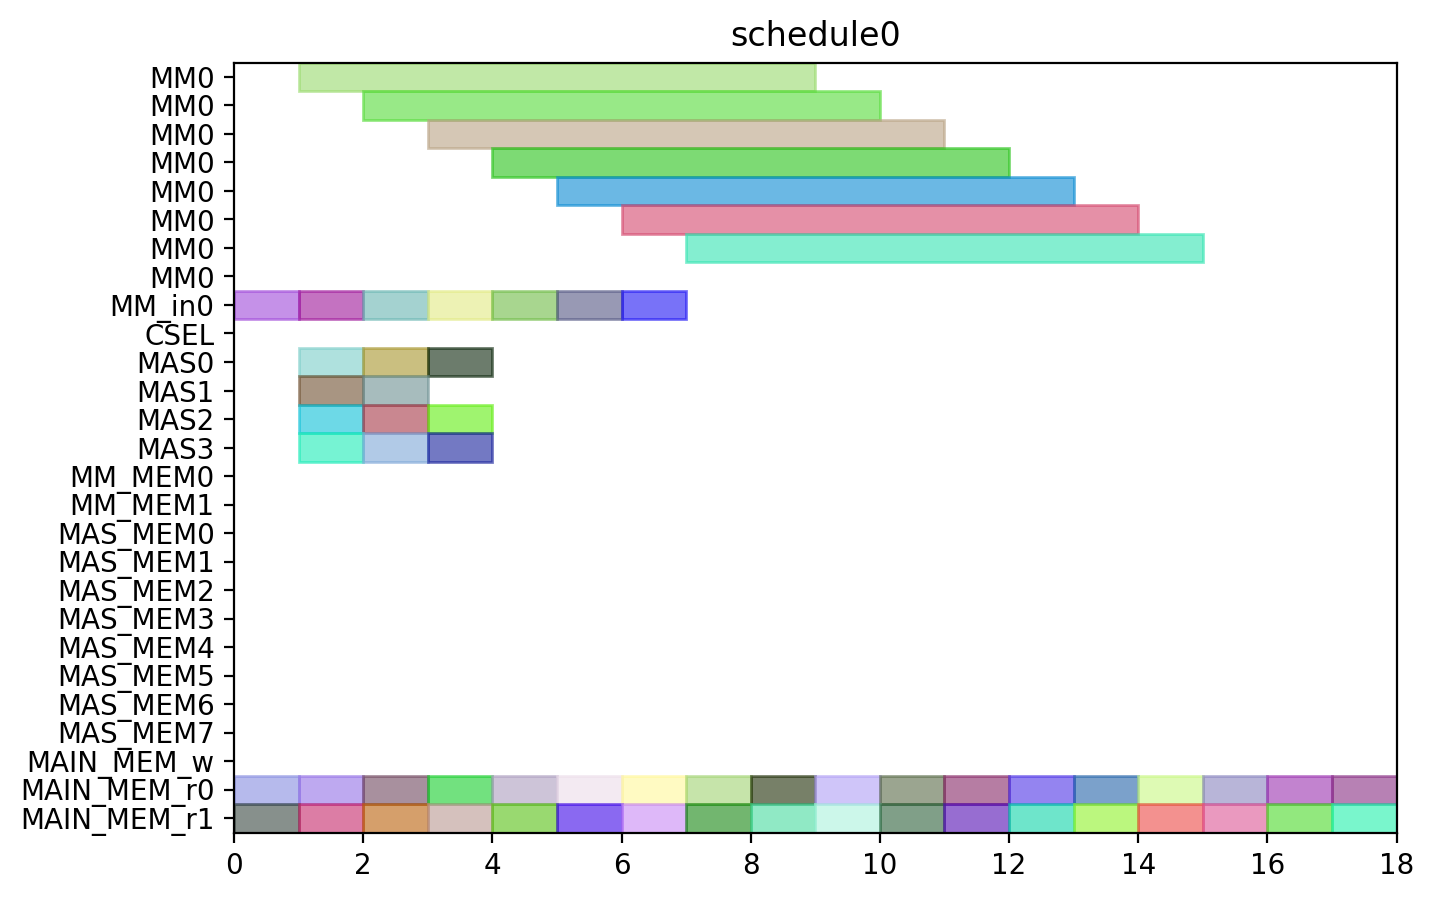

Here is the Python script that generated this plot:
from pyschedule import Scenario, solvers, plotters, alt


def solve():
	horizon = 90
	S = Scenario("schedule0", horizon=horizon)

	# resource
	MM = S.Resources('MM', num=1, size=8)
	MM_in = S.Resources('MM_in', num=1)
	CSEL = S.Resource('CSEL')
	MAS = S.Resources('MAS', num=4, size=1, periods=range(1, horizon))
	MM_MEM = S.Resources('MM_MEM', num=2)
	MAS_MEM = S.Resources('MAS_MEM', num=8)
	MAIN_MEM_w = S.Resource('MAIN_MEM_w', size=1)
	MAIN_MEM_r = S.Resources('MAIN_MEM_r', num=2)

	# result of previous scheduling

	# new tasks
	t0_t0 = S.Task('t0_t0', length=1, delay_cost=1)
	t0_t0 += alt(MAS)

	t0_t0_mem0 = S.Task('t0_t0_mem0', length=1, delay_cost=1)
	t0_t0_mem0 += MAIN_MEM_r[0]
	t0_t0_mem1 = S.Task('t0_t0_mem1', length=1, delay_cost=1)
	t0_t0_mem1 += MAIN_MEM_r[1]
	t0_t1 = S.Task('t0_t1', length=1, delay_cost=1)
	t0_t1 += alt(MAS)

	t0_t1_mem0 = S.Task('t0_t1_mem0', length=1, delay_cost=1)
	t0_t1_mem0 += MAIN_MEM_r[0]
	t0_t1_mem1 = S.Task('t0_t1_mem1', length=1, delay_cost=1)
	t0_t1_mem1 += MAIN_MEM_r[1]
	t0_t3_in = S.Task('t0_t3_in', length=1, delay_cost=1)
	t0_t3_in += alt(MM_in)
	t0_t3 = S.Task('t0_t3', length=8, delay_cost=1)
	t0_t3 += alt(MM)
	S += t0_t3>=t0_t3_in

	t0_t3_mem0 = S.Task('t0_t3_mem0', length=1, delay_cost=1)
	t0_t3_mem0 += MAIN_MEM_r[0]
	t0_t3_mem1 = S.Task('t0_t3_mem1', length=1, delay_cost=1)
	t0_t3_mem1 += MAIN_MEM_r[1]
	t1_t0 = S.Task('t1_t0', length=1, delay_cost=1)
	t1_t0 += alt(MAS)

	t1_t0_mem0 = S.Task('t1_t0_mem0', length=1, delay_cost=1)
	t1_t0_mem0 += MAIN_MEM_r[0]
	t1_t0_mem1 = S.Task('t1_t0_mem1', length=1, delay_cost=1)
	t1_t0_mem1 += MAIN_MEM_r[1]
	t1_t1 = S.Task('t1_t1', length=1, delay_cost=1)
	t1_t1 += alt(MAS)

	t1_t1_mem0 = S.Task('t1_t1_mem0', length=1, delay_cost=1)
	t1_t1_mem0 += MAIN_MEM_r[0]
	t1_t1_mem1 = S.Task('t1_t1_mem1', length=1, delay_cost=1)
	t1_t1_mem1 += MAIN_MEM_r[1]
	t1_t3_in = S.Task('t1_t3_in', length=1, delay_cost=1)
	t1_t3_in += alt(MM_in)
	t1_t3 = S.Task('t1_t3', length=8, delay_cost=1)
	t1_t3 += alt(MM)
	S += t1_t3>=t1_t3_in

	t1_t3_mem0 = S.Task('t1_t3_mem0', length=1, delay_cost=1)
	t1_t3_mem0 += MAIN_MEM_r[0]
	t1_t3_mem1 = S.Task('t1_t3_mem1', length=1, delay_cost=1)
	t1_t3_mem1 += MAIN_MEM_r[1]
	t2_t2 = S.Task('t2_t2', length=1, delay_cost=1)
	t2_t2 += alt(MAS)

	t2_t2_mem0 = S.Task('t2_t2_mem0', length=1, delay_cost=1)
	t2_t2_mem0 += MAIN_MEM_r[0]
	t2_t2_mem1 = S.Task('t2_t2_mem1', length=1, delay_cost=1)
	t2_t2_mem1 += MAIN_MEM_r[1]
	t5_t0_in = S.Task('t5_t0_in', length=1, delay_cost=1)
	t5_t0_in += alt(MM_in)
	t5_t0 = S.Task('t5_t0', length=8, delay_cost=1)
	t5_t0 += alt(MM)
	S += t5_t0>=t5_t0_in

	t5_t0_mem0 = S.Task('t5_t0_mem0', length=1, delay_cost=1)
	t5_t0_mem0 += MAIN_MEM_r[0]
	t5_t0_mem1 = S.Task('t5_t0_mem1', length=1, delay_cost=1)
	t5_t0_mem1 += MAIN_MEM_r[1]
	t5_t1_in = S.Task('t5_t1_in', length=1, delay_cost=1)
	t5_t1_in += alt(MM_in)
	t5_t1 = S.Task('t5_t1', length=8, delay_cost=1)
	t5_t1 += alt(MM)
	S += t5_t1>=t5_t1_in

	t5_t1_mem0 = S.Task('t5_t1_mem0', length=1, delay_cost=1)
	t5_t1_mem0 += MAIN_MEM_r[0]
	t5_t1_mem1 = S.Task('t5_t1_mem1', length=1, delay_cost=1)
	t5_t1_mem1 += MAIN_MEM_r[1]
	t5_t2 = S.Task('t5_t2', length=1, delay_cost=1)
	t5_t2 += alt(MAS)

	t5_t2_mem0 = S.Task('t5_t2_mem0', length=1, delay_cost=1)
	t5_t2_mem0 += MAIN_MEM_r[0]
	t5_t2_mem1 = S.Task('t5_t2_mem1', length=1, delay_cost=1)
	t5_t2_mem1 += MAIN_MEM_r[1]
	t5_t3 = S.Task('t5_t3', length=1, delay_cost=1)
	t5_t3 += alt(MAS)

	t5_t3_mem0 = S.Task('t5_t3_mem0', length=1, delay_cost=1)
	t5_t3_mem0 += MAIN_MEM_r[0]
	t5_t3_mem1 = S.Task('t5_t3_mem1', length=1, delay_cost=1)
	t5_t3_mem1 += MAIN_MEM_r[1]
	t7_t0 = S.Task('t7_t0', length=1, delay_cost=1)
	t7_t0 += alt(MAS)

	t7_t0_mem0 = S.Task('t7_t0_mem0', length=1, delay_cost=1)
	t7_t0_mem0 += MAIN_MEM_r[0]
	t7_t0_mem1 = S.Task('t7_t0_mem1', length=1, delay_cost=1)
	t7_t0_mem1 += MAIN_MEM_r[1]
	t7_t1 = S.Task('t7_t1', length=1, delay_cost=1)
	t7_t1 += alt(MAS)

	t7_t1_mem0 = S.Task('t7_t1_mem0', length=1, delay_cost=1)
	t7_t1_mem0 += MAIN_MEM_r[0]
	t7_t1_mem1 = S.Task('t7_t1_mem1', length=1, delay_cost=1)
	t7_t1_mem1 += MAIN_MEM_r[1]
	t7_t3_in = S.Task('t7_t3_in', length=1, delay_cost=1)
	t7_t3_in += alt(MM_in)
	t7_t3 = S.Task('t7_t3', length=8, delay_cost=1)
	t7_t3 += alt(MM)
	S += t7_t3>=t7_t3_in

	t7_t3_mem0 = S.Task('t7_t3_mem0', length=1, delay_cost=1)
	t7_t3_mem0 += MAIN_MEM_r[0]
	t7_t3_mem1 = S.Task('t7_t3_mem1', length=1, delay_cost=1)
	t7_t3_mem1 += MAIN_MEM_r[1]
	t10_t0_in = S.Task('t10_t0_in', length=1, delay_cost=1)
	t10_t0_in += alt(MM_in)
	t10_t0 = S.Task('t10_t0', length=8, delay_cost=1)
	t10_t0 += alt(MM)
	S += t10_t0>=t10_t0_in

	t10_t0_mem0 = S.Task('t10_t0_mem0', length=1, delay_cost=1)
	t10_t0_mem0 += MAIN_MEM_r[0]
	t10_t0_mem1 = S.Task('t10_t0_mem1', length=1, delay_cost=1)
	t10_t0_mem1 += MAIN_MEM_r[1]
	t10_t1_in = S.Task('t10_t1_in', length=1, delay_cost=1)
	t10_t1_in += alt(MM_in)
	t10_t1 = S.Task('t10_t1', length=8, delay_cost=1)
	t10_t1 += alt(MM)
	S += t10_t1>=t10_t1_in

	t10_t1_mem0 = S.Task('t10_t1_mem0', length=1, delay_cost=1)
	t10_t1_mem0 += MAIN_MEM_r[0]
	t10_t1_mem1 = S.Task('t10_t1_mem1', length=1, delay_cost=1)
	t10_t1_mem1 += MAIN_MEM_r[1]
	t10_t2 = S.Task('t10_t2', length=1, delay_cost=1)
	t10_t2 += alt(MAS)

	t10_t2_mem0 = S.Task('t10_t2_mem0', length=1, delay_cost=1)
	t10_t2_mem0 += MAIN_MEM_r[0]
	t10_t2_mem1 = S.Task('t10_t2_mem1', length=1, delay_cost=1)
	t10_t2_mem1 += MAIN_MEM_r[1]
	t10_t3 = S.Task('t10_t3', length=1, delay_cost=1)
	t10_t3 += alt(MAS)

	t10_t3_mem0 = S.Task('t10_t3_mem0', length=1, delay_cost=1)
	t10_t3_mem0 += MAIN_MEM_r[0]
	t10_t3_mem1 = S.Task('t10_t3_mem1', length=1, delay_cost=1)
	t10_t3_mem1 += MAIN_MEM_r[1]
	solvers.mip.solve(S,msg=1,kind='CPLEX',ratio_gap=1.01)

	solution = [['hoge']*len(S.solution()[1]) for i in range(len(S.solution()))]
	for i in range(len(S.solution())):
		for j in range(len(S.solution()[i])):
			solution[i][j]=str(S.solution()[i][j])
	print(solution)

	cycles = int(solution[-1][3])

	pic_file_name = "/home/mfukuda/ABE/multiRAM_multiMAS_16mux/scheduling_result/stage8MM1_stage1MAS4/EP2_DBL_w_EVAL/schedule0.png"
	if(S.solution() != []):
		plotters.matplotlib.plot(S,img_filename=pic_file_name, show_task_labels=False, fig_size=(cycles*0.25+3, 5))

	return solution
